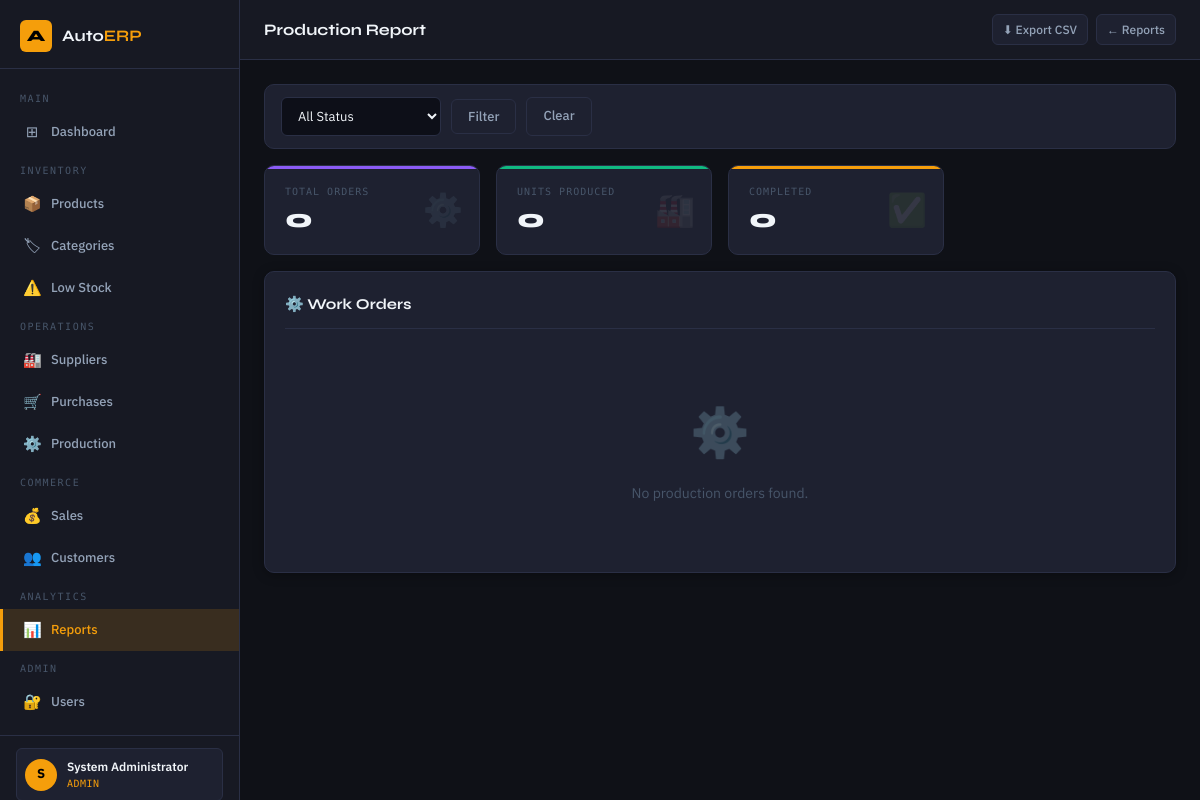
Page /reports/production (signed in) on the committed database.
### tables this page shows
CREATE TABLE users (
    id          INTEGER PRIMARY KEY AUTOINCREMENT,
    username    TEXT UNIQUE NOT NULL,
    email       TEXT UNIQUE NOT NULL,
    full_name   TEXT NOT NULL,
    password_hash TEXT NOT NULL,
    role        TEXT NOT NULL DEFAULT 'staff',
    is_active   INTEGER NOT NULL DEFAULT 1,
    last_login  TEXT,
    created_at  TEXT DEFAULT (datetime('now'))
);

### app/routes/reports.py (the view, shortened to what this page needs)
@reports_bp.route('/production')
@login_required
def production_report():
    status = request.args.get('status', '')
    db     = get_db()
    sql    = 'SELECT po.*,p.name AS product_name,p.sku FROM production_orders po JOIN products p ON p.id=po.product_id WHERE 1=1'
    args   = []
    if status:
        sql += ' AND po.status=?'; args.append(status)
    sql += ' ORDER BY po.created_at DESC'
    orders = [dict(r) for r in db.execute(sql, args).fetchall()]
    db.close()
    for o in orders:
        o['completion_percent'] = min(100, int((o['quantity_produced']/o['quantity_planned'])*100)) if o['quantity_planned'] else 0
    total_produced = sum(o['quantity_produced'] for o in orders if o['status'] == 'completed')
    return render_template('reports/production_report.html',
                           orders=orders, total_produced=total_produced, status=status)

### app/auth_helpers.py (called while the page is built)
def login_required(f):
    @wraps(f)
    def decorated(*args, **kwargs):
        if 'user_id' not in session:
            flash('Please log in to access this page.', 'warning')
            return redirect(url_for('auth.login'))
        return f(*args, **kwargs)
    return decorated

def get_current_user():
    uid = session.get('user_id')
    if not uid:
        return None
    db = get_db()
    user = db.execute('SELECT * FROM users WHERE id=?', (uid,)).fetchone()
    db.close()
    return dict(user) if user else None

### app/database.py (called while the page is built)
def get_db():
    conn = sqlite3.connect(DB_PATH)
    conn.row_factory = sqlite3.Row
    conn.execute("PRAGMA foreign_keys = ON")
    return conn

### app/templates/reports/production_report.html (shortened to what this page needs)
{% extends "base.html" %}
{% block page_title %}Production Report{% endblock %}
{% block topbar_actions %}
  <a href="{{ url_for('reports.production_report', status=status, export='csv') }}" class="btn btn-secondary btn-sm">⬇ Export CSV</a>
  <a href="{{ url_for('reports.index') }}" class="btn btn-secondary btn-sm">← Reports</a>
{% endblock %}
{% block content %}
<form method="GET">
  <div class="filter-bar">
    <select name="status" class="form-control" style="width:160px">
      <option value="">All Status</option>
    </select>
    <button type="submit" class="btn btn-secondary">Filter</button>
    <a href="{{ url_for('reports.production_report') }}" class="btn btn-secondary">Clear</a>
  </div>
</form>
<div class="stats-grid" style="margin-bottom:16px">
  <div class="stat-card purple"><div class="stat-label">Total Orders</div><div class="stat-value">{{ orders|length }}</div><div class="stat-icon">⚙️</div></div>
  <div class="stat-card green"><div class="stat-label">Units Produced</div><div class="stat-value">{{ total_produced }}</div><div class="stat-icon">🏭</div></div>
  <div class="stat-card amber"><div class="stat-label">Completed</div><div class="stat-value">{{ orders|selectattr('status','equalto','completed')|list|length }}</div><div class="stat-icon">✅</div></div>
</div>
<div class="card">
  <div class="card-header"><div class="card-title">⚙️ Work Orders</div></div>
  {% if orders %}
  <div class="table-wrapper">
    <table>
      <thead><tr><th>Order #</th><th>Product</th><th>Planned</th><th>Produced</th><th>Progress</th><th>Status</th><th>Start</th><th>End</th></tr></thead>
      <tbody>
        {% for o in orders %}
        <tr>
          <td><a href="{{ url_for('production.view_order', order_id=o.id) }}" class="sku">{{ o.order_number }}</a></td>
          <td>{{ o.product_name }}</td>
          <td class="mono">{{ o.quantity_planned }}</td>
          <td class="mono text-success">{{ o.quantity_produced }}</td>
          <td>
            <div class="progress-bar-wrap">
              <div class="progress-bar-fill {{ 'green' if o.completion_percent==100 else '' }}" style="width:{{ o.completion_percent }}%"></div>
            </div>
            <div style="font-size:10px;color:var(--text-muted);font-family:var(--font-mono)">{{ o.completion_percent }}%</div>
          </td>
          <td><span class="badge {% if o.status=='completed' %}badge-success{% elif o.status=='in_progress' %}badge-purple{% elif o.status=='planned' %}badge-info{% else %}badge-danger{% endif %}">{{ o.status.replace('_',' ') }}</span></td>
          <td style="font-size:12px;color:var(--text-muted)">{{ o.start_date[:10] if o.start_date else '—' }}</td>
          <td style="font-size:12px;color:var(--text-muted)">{{ o.end_date[:10] if o.end_date else '—' }}</td>
        </tr>
        {% endfor %}
      </tbody>
    </table>
  </div>
  {% else %}
  <div class="empty-state"><div class="empty-state-icon">⚙️</div><div>No production orders found.</div></div>
  {% endif %}
</div>
{% endblock %}

### app/templates/base.html (shortened to what this page needs)
<!DOCTYPE html>
<html lang="en">
<head>
  <link rel="stylesheet" href="{{ url_for('static', filename='css/main.css') }}">
</head>
<body>
<div class="layout">
  <aside class="sidebar">
    <div class="sidebar-brand">
      <div class="sidebar-logo">A</div>
      <div class="sidebar-brand-name">Auto<span>ERP</span></div>
    </div>
    <nav class="sidebar-nav">
      <div class="nav-section-label">Main</div>
      <a class="nav-item" href="{{ url_for('dashboard.index') }}">
        <span class="nav-icon">⊞</span> Dashboard
      </a>
      <div class="nav-section-label">Inventory</div>
      <a class="nav-item" href="{{ url_for('inventory.index') }}">
        <span class="nav-icon">📦</span> Products
      </a>
      <a class="nav-item" href="{{ url_for('inventory.categories') }}">
        <span class="nav-icon">🏷</span> Categories
      </a>
      <a class="nav-item" href="{{ url_for('inventory.low_stock') }}">
        <span class="nav-icon">⚠️</span> Low Stock
      </a>
      <div class="nav-section-label">Operations</div>
      <a class="nav-item" href="{{ url_for('suppliers.index') }}">
        <span class="nav-icon">🏭</span> Suppliers
      </a>
      <a class="nav-item" href="{{ url_for('purchases.index') }}">
        <span class="nav-icon">🛒</span> Purchases
      </a>
      <a class="nav-item" href="{{ url_for('production.index') }}">
        <span class="nav-icon">⚙️</span> Production
      </a>
      <div class="nav-section-label">Commerce</div>
      <a class="nav-item" href="{{ url_for('sales.index') }}">
        <span class="nav-icon">💰</span> Sales
      </a>
      <a class="nav-item" href="{{ url_for('sales.customers') }}">
        <span class="nav-icon">👥</span> Customers
      </a>
      <div class="nav-section-label">Analytics</div>
      <a class="nav-item" href="{{ url_for('reports.index') }}">
        <span class="nav-icon">📊</span> Reports
      </a>
      {% if current_user and current_user.role == 'admin' %}
      <div class="nav-section-label">Admin</div>
      <a class="nav-item" href="{{ url_for('auth.users') }}">
        <span class="nav-icon">🔐</span> Users
      </a>
      {% endif %}
    </nav>
    <div class="sidebar-footer">
      {% if current_user %}
      <div class="sidebar-user">
        <div class="sidebar-user-avatar">{{ current_user.full_name[0].upper() }}</div>
        <div class="sidebar-user-info">
          <div class="sidebar-user-name">{{ current_user.full_name }}</div>
          <div class="sidebar-user-role">{{ current_user.role }}</div>
        </div>
      </div>
      {% endif %}
    </div>
  </aside>
  <div class="main-content">
    <header class="topbar">
      <div class="topbar-title">{% block page_title %}{% endblock %}</div>
      <div class="topbar-actions">{% block topbar_actions %}{% endblock %}</div>
    </header>
    <main class="page-content">
      {% block content %}{% endblock %}
    </main>
  </div>
</div>
</body>
</html>

### rows in the picture
users: full_name "S", full_name "System Administrator", role "ADMIN"

### other values in the picture
{{ orders|length }} "0"
{{ total_produced }} "0"
{{ orders|selectattr('status','equalto','completed')|list|length }} "0"
